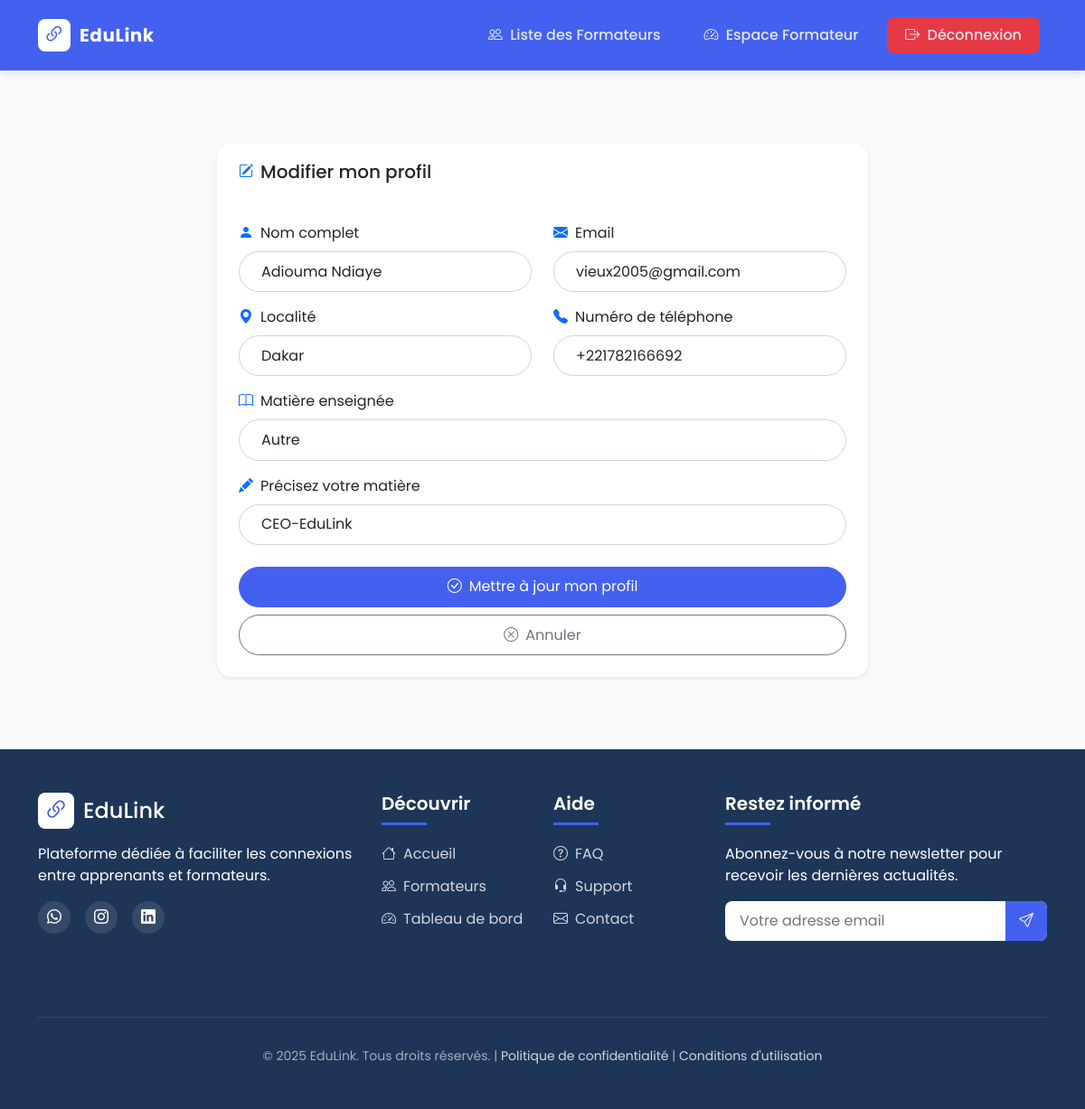
Page /formations/edit-profile/ (signed in) on the committed database.
### formations/models.py (models this page shows, shortened)
class Formateur(AbstractUser):
    username = None  # On désactive le username
    nom_complet = models.CharField(max_length=100, unique=True)
    email = models.EmailField(unique=True)  #  Champ email obligatoire
    LOCALITE_CHOICES = [
        ("Dakar", "Dakar"),
        ("Thiès", "Thiès"),
        ("Saint-Louis", "Saint-Louis"),
        ("Kaolack", "Kaolack"),
        ("Ziguinchor", "Ziguinchor"),
        ("Autre", "Autre"),
    ]
    MATIERE_CHOICES = [
        ("Mathématiques", "Mathématiques"),
        ("Français", "Français"),
        ("Arabe", "Arabe"),
        ("Histoire et Geographie", "Histoire et Geographie"),
        ("Physique", "Physique"),
        ("Anglais", "Anglais"),
        ("Informatique", "Informatique"),
        ("Autre", "Autre"),
    ]
    localite = models.CharField(max_length=100, choices=LOCALITE_CHOICES, default="Dakar")
    matiere = models.CharField(max_length=50, choices=MATIERE_CHOICES, default="Mathématiques")
    matiere_personnalisee = models.CharField(max_length=100, blank=True, null=True)
    numero = models.CharField(max_length=20, blank=True)
    date_ajout = models.DateTimeField(auto_now_add=True)
    USERNAME_FIELD = 'nom_complet'
    REQUIRED_FIELDS = ['email', 'localite', 'matiere']
    groups = models.ManyToManyField(
        'auth.Group',
        related_name='formateur_groups',
        blank=True
    )
    user_permissions = models.ManyToManyField(
        'auth.Permission',
        related_name='formateur_user_permissions',
        blank=True
    )

### formations/views.py (the view)
# urls.py: path('edit-profile/', edit_profile, name="edit_profile")
@login_required
def edit_profile(request):
    formateur = request.user
    if request.method == 'POST':
        form = FormateurEditForm(request.POST, request.FILES, instance=formateur)
        if form.is_valid():
            form.save()
            return redirect('dashboard')
    else:
        form = FormateurEditForm(instance=formateur)
    return render(request, 'formations/edit_profile.html', {'form': form})

### formations/forms.py
class FormateurEditForm(forms.ModelForm):
    class Meta:
        model = Formateur
        fields = ['nom_complet', 'email', 'localite', 'matiere', 'matiere_personnalisee', 'numero']

### formations/templates/formations/edit_profile.html (shortened to what this page needs)
{% extends "formations/base.html" %}
{% load widget_tweaks %}
{% block content %}
<div class="container py-5">
  <div class="row justify-content-center">
    <div class="col-md-8">
      <div class="card border-0 shadow-sm">
        <div class="card-header bg-white border-0 d-flex align-items-center">
          <i class="bi bi-pencil-square text-primary me-2"></i>
          <h5 class="card-title mb-0">Modifier mon profil</h5>
        </div>
        <div class="card-body p-4">
          <form method="post" enctype="multipart/form-data">
            <div class="row">
              <div class="col-md-6 mb-3">
                <label for="id_username" class="form-label">
                  <i class="bi bi-person-fill me-2 text-primary"></i>Nom complet
                </label>
                {{ form.nom_complet|add_class:"form-control rounded-pill" }}
              </div>
              <div class="col-md-6 mb-3">
                <label for="id_email" class="form-label">
                  <i class="bi bi-envelope-fill me-2 text-primary"></i>Email
                </label>
                {{ form.email|add_class:"form-control rounded-pill" }}
              </div>
            </div>
            <div class="row">
              <div class="col-md-6 mb-3">
                <label for="id_localite" class="form-label">
                  <i class="bi bi-geo-alt-fill me-2 text-primary"></i>Localité
                </label>
                {{ form.localite|add_class:"form-control rounded-pill" }}
              </div>
              <div class="col-md-6 mb-3">
                <label for="id_numero" class="form-label">
                  <i class="bi bi-telephone-fill me-2 text-primary"></i>Numéro de téléphone
                </label>
                {{ form.numero|add_class:"form-control rounded-pill" }}
              </div>
            </div>
            <div class="mb-3">
              <label for="id_matiere" class="form-label">
                <i class="bi bi-book me-2 text-primary"></i>Matière enseignée
              </label>
              {{ form.matiere|add_class:"form-control rounded-pill" }}
            </div>
            <div id="matiere_personnalisee_container" class="mb-3" style="display: none;">
              <label for="id_matiere_personnalisee" class="form-label">
                <i class="bi bi-pencil-fill me-2 text-primary"></i>Précisez votre matière
              </label>
              {{ form.matiere_personnalisee|add_class:"form-control rounded-pill" }}
            </div>
            <div class="d-grid gap-2 mt-4">
              <button type="submit" class="btn btn-primary rounded-pill">
                <i class="bi bi-check-circle me-2"></i>Mettre à jour mon profil
              </button>
              <a href="{% url 'dashboard' %}" class="btn btn-outline-secondary rounded-pill">
                <i class="bi bi-x-circle me-2"></i>Annuler
              </a>
            </div>
          </form>
        </div>
      </div>
    </div>
  </div>
</div>
{% endblock %}

### formations/templates/formations/base.html (style rules this page uses)
:root { --primary-color: #4361ee; --primary-hover: #3a56d4; --secondary-color: #3d5a80; --accent-color: #48cae4; --dark-color: #1d3557; --light-color: #f8f9fa; --success-color: #2a9d8f; --danger-color: #e63946; --text-color: #333; --text-muted: #6c757d; --transition-speed: 0.3s; --shadow: 0 5px 15px rgba(0, 0, 0, 0.05); --radius: 1rem; --radius-sm: 0.5rem; }
body { font-family: 'Poppins', sans-serif; min-height: 100vh; display: flex; flex-direction: column; }

### formations/templates/formations/edit_profile.html (style rules this page uses)
:root { --primary-color: #4361ee; --primary-hover: #3a56d4; --danger-color: #e63946; --success-color: #2a9d8f; --warning-color: #f9c74f; --info-color: #48cae4; --text-color: #333; --text-muted: #6c757d; --bg-light: #f8f9fa; --radius: 1rem; --radius-sm: 0.5rem; --transition-speed: 0.3s; --shadow: 0 5px 15px rgba(0, 0, 0, 0.05); }
body { background-color: var(--bg-light); color: var(--text-color); }
.card { border-radius: var(--radius); transition: transform var(--transition-speed), box-shadow var(--transition-speed); box-shadow: var(--shadow); overflow: hidden; }
.card-header { border-top-left-radius: var(--radius) !important; border-top-right-radius: var(--radius) !important; padding: 1.25rem 1.5rem; }
.form-control { padding: 0.6rem 1.5rem; border: 1px solid #ced4da; transition: all var(--transition-speed); }
.btn { padding: 0.6rem 1.5rem; transition: all var(--transition-speed); }
.btn-primary { background-color: var(--primary-color); border-color: var(--primary-color); }
.btn-outline-secondary { color: var(--text-muted); border-color: var(--text-muted); }

### rows in the picture
Formateur: nom_complet "Adiouma Ndiaye", email "vieux2005@gmail.com", localite "Dakar", numero "+221782166692", matiere "Autre", matiere_personnalisee "CEO-EduLink"
